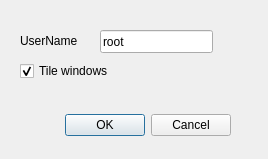
<ui version="4.0" >
 <class>Dialog</class>
 <widget class="QDialog" name="Dialog" >
  <property name="geometry" >
   <rect>
    <x>0</x>
    <y>0</y>
    <width>268</width>
    <height>159</height>
   </rect>
  </property>
  <property name="minimumSize" >
   <size>
    <width>268</width>
    <height>159</height>
   </size>
  </property>
  <property name="maximumSize" >
   <size>
    <width>268</width>
    <height>159</height>
   </size>
  </property>
  <property name="windowTitle" >
   <string>Execute ClusterSSH</string>
  </property>
  <widget class="QDialogButtonBox" name="buttonBox" >
   <property name="geometry" >
    <rect>
     <x>60</x>
     <y>110</y>
     <width>171</width>
     <height>31</height>
    </rect>
   </property>
   <property name="orientation" >
    <enum>Qt::Horizontal</enum>
   </property>
   <property name="standardButtons" >
    <set>QDialogButtonBox::Cancel|QDialogButtonBox::Ok</set>
   </property>
  </widget>
  <widget class="QLabel" name="label" >
   <property name="geometry" >
    <rect>
     <x>20</x>
     <y>30</y>
     <width>81</width>
     <height>21</height>
    </rect>
   </property>
   <property name="text" >
    <string>UserName</string>
   </property>
  </widget>
  <widget class="QLineEdit" name="username" >
   <property name="geometry" >
    <rect>
     <x>100</x>
     <y>30</y>
     <width>113</width>
     <height>23</height>
    </rect>
   </property>
   <property name="text" >
    <string>root</string>
   </property>
  </widget>
  <widget class="QCheckBox" name="tileWindows" >
   <property name="geometry" >
    <rect>
     <x>20</x>
     <y>60</y>
     <width>101</width>
     <height>22</height>
    </rect>
   </property>
   <property name="text" >
    <string>Tile windows</string>
   </property>
   <property name="checked" >
    <bool>true</bool>
   </property>
  </widget>
 </widget>
 <resources/>
 <connections>
  <connection>
   <sender>buttonBox</sender>
   <signal>accepted()</signal>
   <receiver>Dialog</receiver>
   <slot>accept()</slot>
   <hints>
    <hint type="sourcelabel" >
     <x>248</x>
     <y>254</y>
    </hint>
    <hint type="destinationlabel" >
     <x>157</x>
     <y>274</y>
    </hint>
   </hints>
  </connection>
  <connection>
   <sender>buttonBox</sender>
   <signal>rejected()</signal>
   <receiver>Dialog</receiver>
   <slot>reject()</slot>
   <hints>
    <hint type="sourcelabel" >
     <x>316</x>
     <y>260</y>
    </hint>
    <hint type="destinationlabel" >
     <x>286</x>
     <y>274</y>
    </hint>
   </hints>
  </connection>
 </connections>
</ui>
